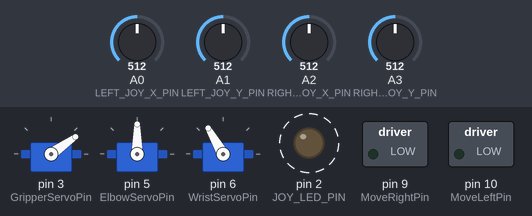
Recording of a sketch running on a simulated Arduino Uno, built with avr-gcc and run on an emulated ATmega328P. Parts: 3 × servo, switched loads named in the sketch (green lamp = pin HIGH), output pins drawn as LEDs (lit = HIGH). Dashed ring = blinking. The inputs (shaded band) are chosen by the test bench; at power-on: A1 (LEFT_JOY_Y_PIN) = 512, A0 (LEFT_JOY_X_PIN) = 512, A2 (RIGHT_JOY_X_PIN) = 512, A3 (RIGHT_JOY_Y_PIN) = 512.

Above: at 1.2 s.
1.3 s: A1 (LEFT_JOY_Y_PIN) set to 688
3.4 s: A1 (LEFT_JOY_Y_PIN) set to 708
At 4.6 s:
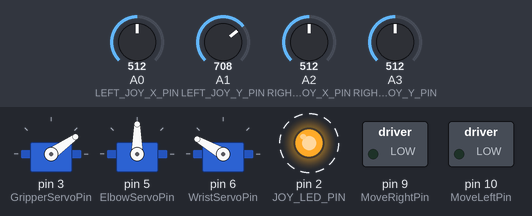
6.4 s: A0 (LEFT_JOY_X_PIN) set to 687
8.3 s: A0 (LEFT_JOY_X_PIN) set to 708
At 9.3 s:
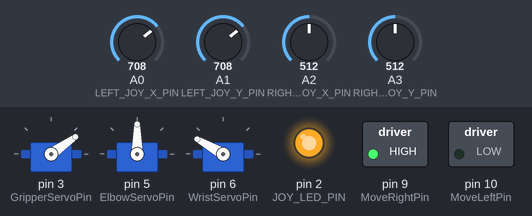
9.8 s: A0 (LEFT_JOY_X_PIN) set to 30
At 10.4 s:
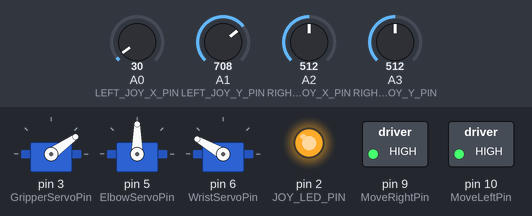
Timing chart, 0 to 12.3 s (numbered marks = the images above; inputs shaded):
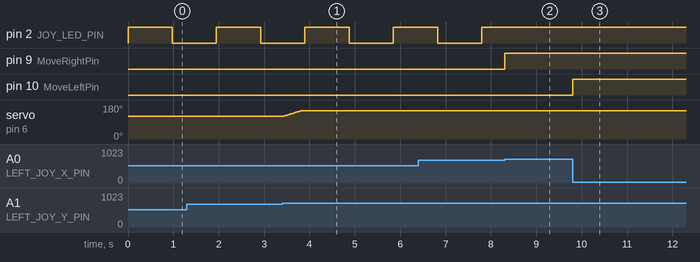

Measured:
- the behaviour switches between 700 and 701 on A1 (LEFT_JOY_Y_PIN) (found by bisection; images 0 and 1)
- the behaviour switches between 700 and 701 on A0 (LEFT_JOY_X_PIN) (found by bisection; images 1 and 2)
- after the input at 3.4 s, servo on pin 6 (WristServoPin): moves from 120° to 150° over 0.40 s, starting at once
- after the input at 8.3 s, pin 2 (JOY_LED_PIN): stays HIGH (without the input it goes to LOW after 0.47 s); pin 9 (MoveRightPin): LOW → HIGH at once
- after the input at 9.8 s, pin 10 (MoveLeftPin): LOW → HIGH at once

The sketch:

joystick_control.ino
```cpp
#include <Servo.h>

// SERVO DEFINITIONS
#define ElbowServoPin 5     // The joint that is directly attached to the carriage
#define WristServoPin 6     //The next joint downstream from the elbow servo.
#define GripperServoPin 3   //The gripper servo motor

// LINEAR MOTOR DEFINITIONS
#define MoveLeftPin 10      // Will only move left if the RED motor wire is wired to OUT1 on the driver
#define MoveRightPin 9      // Will only move right is the BLACK motor wire is wired to OUT2 on the driver
#define PWM_DELAY 1

// JOINT LIMITS
#define ELBOW_SERVO_BENT_90_POS 120
#define ELBOW_SERVO_STRAIGHT_UP_POS 60
#define GRIPPER_SERVO_CLOSED_POS 70
#define GRIPPER_SERVO_OPEN_POS 0
#define WRIST_SERVO_STRAIGHT_UP 90
#define WRIST_SERVO_BENT_POS 150

// JOYSTICK DEFINES
// X is joystick movement left and right, Y is joystick movement up and down.
#define LEFT_JOY_X_PIN A0     // JoyLX
#define LEFT_JOY_Y_PIN A1     // JoyLY
#define RIGHT_JOY_X_PIN A2    // JoyRX
#define RIGHT_JOY_Y_PIN A3    // JoyRY
#define JOY_INCREMENT_SPEED 1
#define JOY_LED_PIN 2
#define JOY_MAX_POS 1023
#define JOY_MID_POS 512
#define JOY_MIN_POS 0
#define JOY_MID_RANGE_TOP 700
#define JOY_MID_RANGE_BOTTOM 300

// OTHER DEFINES
#define LED_MAX_COUNT 1200

// DEBUG, UNCOMMENT TO ENABLE
// #define DEBUG

// DEFINE SERVO OBJECTS
Servo GripperServo;
Servo ElbowServo;
Servo WristServo;

// DEFINE GLOBAL VARS
// Vars to hold raw values from the joystick
uint16_t JoyLXpos = JOY_MID_POS;
uint16_t JoyLYpos = JOY_MID_POS;
uint16_t JoyRXpos = JOY_MID_POS;
uint16_t JoyRYpos = JOY_MID_POS;

// Vars to hold mapped values from joystick range to servo degree range
uint16_t mappedLY = JOY_MID_POS;
uint16_t mappedRX = JOY_MID_POS;
uint16_t mappedRY = JOY_MID_POS;

// Vars to keep track of joystick movements over time
// The joysticks increment / decrement these count values depending on joystick position
uint16_t countLY = JOY_MID_POS;
uint16_t countRX = JOY_MID_POS;
uint16_t countRY = JOY_MID_POS;

// Used for blinking LED
uint32_t LEDCount = 0;
bool LEDState = false;

// SETUP CODE
void setup() {

  // Setup linear motor driver pins and drive low to prevent movement.
  pinMode(MoveLeftPin, OUTPUT);
  pinMode(MoveRightPin, OUTPUT);
  digitalWrite(MoveLeftPin, LOW);
  digitalWrite(MoveRightPin, LOW);

  // Configure joystick LED
  pinMode(JOY_LED_PIN, OUTPUT);
  digitalWrite(JOY_LED_PIN, HIGH);

  // Initialize servo motors
  GripperServo.attach(GripperServoPin);
  ElbowServo.attach(ElbowServoPin);
  WristServo.attach(WristServoPin);

  // Command servo motors to the midpoint by taking average
  GripperServo.write(abs(GRIPPER_SERVO_CLOSED_POS-GRIPPER_SERVO_OPEN_POS)/2);
  ElbowServo.write(abs(ELBOW_SERVO_BENT_90_POS-ELBOW_SERVO_STRAIGHT_UP_POS)/2);
  WristServo.write(abs(WRIST_SERVO_BENT_POS-WRIST_SERVO_STRAIGHT_UP)/2);

  // If debug mode enabled, enable serial monitor.
  #ifdef DEBUG
    Serial.begin(9600);
  #endif

}

// MAIN CODE

void loop() {

  // Read all of the joystick values
  JoyLXpos = analogRead(LEFT_JOY_X_PIN);
  JoyLYpos = analogRead(LEFT_JOY_Y_PIN);
  JoyRXpos = analogRead(RIGHT_JOY_X_PIN);
  JoyRYpos = analogRead(RIGHT_JOY_Y_PIN);

  // If joystick is pushed down and count is greater than the minimum
  if(JoyLYpos < JOY_MID_RANGE_BOTTOM && countLY > JOY_MIN_POS)
  {
    countLY -= JOY_INCREMENT_SPEED;
  }
  // else if joystick is poshed up and count is less than the max
  else if(JoyLYpos > JOY_MID_RANGE_TOP && countLY < JOY_MAX_POS)
  {
    countLY += JOY_INCREMENT_SPEED;
  }

  // Repeat for other joystick ranges
  if(JoyRXpos < JOY_MID_RANGE_BOTTOM && countRX > JOY_MIN_POS)
  {
    countRX -= JOY_INCREMENT_SPEED;
  }
  else if(JoyRXpos > JOY_MID_RANGE_TOP && countRX < JOY_MAX_POS)
  {
    countRX += JOY_INCREMENT_SPEED;
  }


  if(JoyRYpos < JOY_MID_RANGE_BOTTOM && countRY > JOY_MIN_POS)
  {
    countRY -= JOY_INCREMENT_SPEED;
  }
  else if(JoyRYpos > JOY_MID_RANGE_TOP && countRY < JOY_MAX_POS)
  {
    countRY += JOY_INCREMENT_SPEED;
  }

  // Map the count values to valid servo motor positions
  // Change joystick reading range for LY to degree range of motion of wrist
  mappedLY = map(countLY, JOY_MIN_POS, JOY_MAX_POS, WRIST_SERVO_STRAIGHT_UP, WRIST_SERVO_BENT_POS);
  // Change joystick reading range for RX to degree range of motion of gripper
  mappedRX = map(countRX, JOY_MIN_POS, JOY_MAX_POS, GRIPPER_SERVO_OPEN_POS, GRIPPER_SERVO_CLOSED_POS);
  // Change joystick reading range for RY to degree range of motion of elbow
  mappedRY = map(countRY, JOY_MIN_POS, JOY_MAX_POS, ELBOW_SERVO_STRAIGHT_UP_POS, ELBOW_SERVO_BENT_90_POS);

  // Command the servos
  WristServo.write(mappedLY);
  GripperServo.write(mappedRX);
  ElbowServo.write(mappedRY);

  // Use PWM to command the linear motor. No other axes will move while linear motor is moving

  // Move motor to the right if joystick is in right pos
  while(JoyLXpos > JOY_MID_RANGE_TOP)
  {
    digitalWrite(MoveRightPin, HIGH);
    delay(PWM_DELAY);
    // digitalWrite(MoveRightPin, LOW );
    // delay(PWM_DELAY);
    JoyLXpos = analogRead(LEFT_JOY_X_PIN);
  }

  // Move motor to the left if joystick is in left pos
  while(JoyLXpos < JOY_MID_RANGE_BOTTOM)
  {
    // digitalWrite(MoveLeftPin, LOW);
    // delay(PWM_DELAY);
    digitalWrite(MoveLeftPin, HIGH);
    // delay(PWM_DELAY);
    JoyLXpos = analogRead(LEFT_JOY_X_PIN);
  }

  // If joystick is in the mid range position, turn off linear motor
  if(JoyLXpos < JOY_MID_RANGE_TOP && JoyLXpos > JOY_MID_RANGE_BOTTOM)
  {
    digitalWrite(MoveRightPin, LOW);
    digitalWrite(MoveLeftPin, LOW);
  }

  if(++LEDCount > LED_MAX_COUNT)
  {
    digitalWrite(JOY_LED_PIN, LEDState ? HIGH : LOW);
    LEDCount = 0;
    LEDState = !LEDState;
  }

  #ifdef DEBUG
    Serial.print("SwitchL:\t");
    Serial.print("X-axis: ");
    Serial.print(JoyLXpos);
    Serial.print("\tY-axis: ");
    Serial.print(mappedLY);
    Serial.print("\t\t");

    Serial.print("SwitchR:\t");
    Serial.print("X-axis: ");
    Serial.print(mappedRX);
    Serial.print("\tY-axis: ");
    Serial.print(mappedRY);
    Serial.print("\n");

    delay(50);
  #endif
}
```
